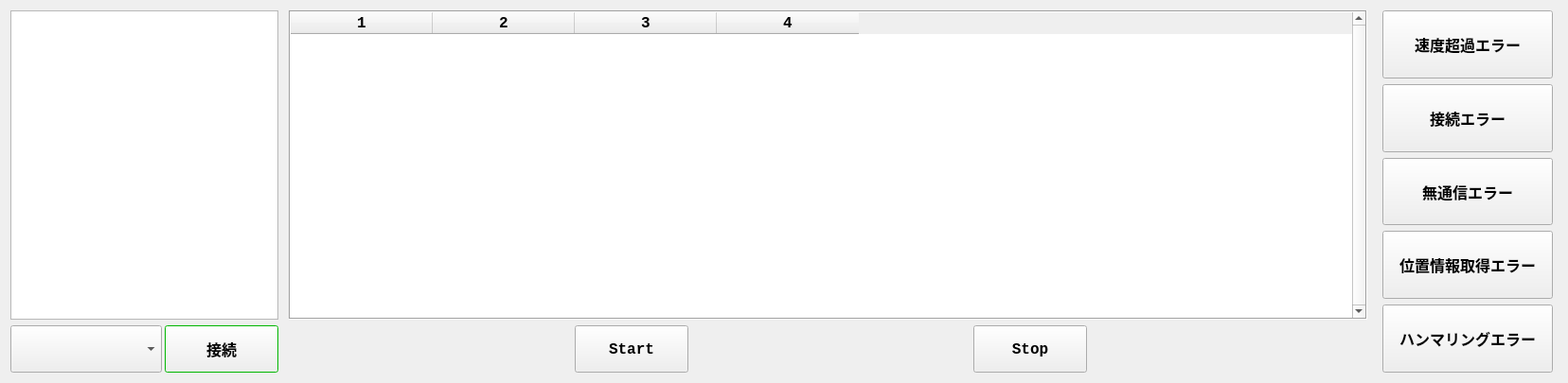
<?xml version="1.0" encoding="UTF-8"?>
<ui version="4.0">
 <class>BlueDocterReceiver</class>
 <widget class="QWidget" name="BlueDocterReceiver">
  <property name="geometry">
   <rect>
    <x>0</x>
    <y>0</y>
    <width>1656</width>
    <height>405</height>
   </rect>
  </property>
  <property name="sizePolicy">
   <sizepolicy hsizetype="Preferred" vsizetype="Preferred">
    <horstretch>0</horstretch>
    <verstretch>0</verstretch>
   </sizepolicy>
  </property>
  <property name="font">
   <font>
    <family>Consolas</family>
    <pointsize>12</pointsize>
    <weight>75</weight>
    <bold>true</bold>
   </font>
  </property>
  <property name="windowTitle">
   <string>Form</string>
  </property>
  <layout class="QHBoxLayout" name="horizontalLayout_5">
   <item>
    <layout class="QHBoxLayout" name="horizontalLayout">
     <item>
      <layout class="QVBoxLayout" name="verticalLayout">
       <item>
        <widget class="QTextBrowser" name="txtbrwsrMsg">
         <property name="sizePolicy">
          <sizepolicy hsizetype="Preferred" vsizetype="Expanding">
           <horstretch>0</horstretch>
           <verstretch>0</verstretch>
          </sizepolicy>
         </property>
         <property name="minimumSize">
          <size>
           <width>250</width>
           <height>0</height>
          </size>
         </property>
         <property name="maximumSize">
          <size>
           <width>300</width>
           <height>16777215</height>
          </size>
         </property>
         <property name="font">
          <font>
           <family>Consolas</family>
           <pointsize>9</pointsize>
           <weight>75</weight>
           <bold>true</bold>
          </font>
         </property>
        </widget>
       </item>
       <item>
        <layout class="QHBoxLayout" name="horizontalLayout_2">
         <property name="spacing">
          <number>3</number>
         </property>
         <item>
          <widget class="QComboBox" name="cmbbxCom">
           <property name="sizePolicy">
            <sizepolicy hsizetype="Expanding" vsizetype="Expanding">
             <horstretch>0</horstretch>
             <verstretch>0</verstretch>
            </sizepolicy>
           </property>
           <property name="minimumSize">
            <size>
             <width>160</width>
             <height>50</height>
            </size>
           </property>
           <property name="maximumSize">
            <size>
             <width>160</width>
             <height>50</height>
            </size>
           </property>
          </widget>
         </item>
         <item>
          <widget class="QPushButton" name="btnOpenClose">
           <property name="sizePolicy">
            <sizepolicy hsizetype="Expanding" vsizetype="Expanding">
             <horstretch>0</horstretch>
             <verstretch>0</verstretch>
            </sizepolicy>
           </property>
           <property name="minimumSize">
            <size>
             <width>0</width>
             <height>50</height>
            </size>
           </property>
           <property name="maximumSize">
            <size>
             <width>120</width>
             <height>50</height>
            </size>
           </property>
           <property name="palette">
            <palette>
             <active>
              <colorrole role="Base">
               <brush brushstyle="SolidPattern">
                <color alpha="255">
                 <red>255</red>
                 <green>255</green>
                 <blue>255</blue>
                </color>
               </brush>
              </colorrole>
              <colorrole role="Window">
               <brush brushstyle="SolidPattern">
                <color alpha="255">
                 <red>0</red>
                 <green>255</green>
                 <blue>0</blue>
                </color>
               </brush>
              </colorrole>
             </active>
             <inactive>
              <colorrole role="Base">
               <brush brushstyle="SolidPattern">
                <color alpha="255">
                 <red>255</red>
                 <green>255</green>
                 <blue>255</blue>
                </color>
               </brush>
              </colorrole>
              <colorrole role="Window">
               <brush brushstyle="SolidPattern">
                <color alpha="255">
                 <red>0</red>
                 <green>255</green>
                 <blue>0</blue>
                </color>
               </brush>
              </colorrole>
             </inactive>
             <disabled>
              <colorrole role="Base">
               <brush brushstyle="SolidPattern">
                <color alpha="255">
                 <red>0</red>
                 <green>255</green>
                 <blue>0</blue>
                </color>
               </brush>
              </colorrole>
              <colorrole role="Window">
               <brush brushstyle="SolidPattern">
                <color alpha="255">
                 <red>0</red>
                 <green>255</green>
                 <blue>0</blue>
                </color>
               </brush>
              </colorrole>
             </disabled>
            </palette>
           </property>
           <property name="text">
            <string>接続</string>
           </property>
          </widget>
         </item>
        </layout>
       </item>
      </layout>
     </item>
     <item>
      <layout class="QVBoxLayout" name="verticalLayout_2">
       <property name="leftMargin">
        <number>5</number>
       </property>
       <property name="topMargin">
        <number>0</number>
       </property>
       <property name="rightMargin">
        <number>5</number>
       </property>
       <item>
        <widget class="QTableWidget" name="tbl">
         <property name="sizePolicy">
          <sizepolicy hsizetype="Expanding" vsizetype="Expanding">
           <horstretch>0</horstretch>
           <verstretch>0</verstretch>
          </sizepolicy>
         </property>
         <property name="minimumSize">
          <size>
           <width>0</width>
           <height>157</height>
          </size>
         </property>
         <property name="maximumSize">
          <size>
           <width>16777215</width>
           <height>16777215</height>
          </size>
         </property>
         <property name="font">
          <font>
           <family>Consolas</family>
           <pointsize>12</pointsize>
           <weight>75</weight>
           <bold>true</bold>
          </font>
         </property>
         <property name="frameShape">
          <enum>QFrame::Box</enum>
         </property>
         <property name="verticalScrollBarPolicy">
          <enum>Qt::ScrollBarAlwaysOn</enum>
         </property>
         <property name="sizeAdjustPolicy">
          <enum>QAbstractScrollArea::AdjustToContents</enum>
         </property>
         <property name="alternatingRowColors">
          <bool>false</bool>
         </property>
         <property name="columnCount">
          <number>4</number>
         </property>
         <attribute name="horizontalHeaderMinimumSectionSize">
          <number>80</number>
         </attribute>
         <attribute name="horizontalHeaderDefaultSectionSize">
          <number>150</number>
         </attribute>
         <attribute name="verticalHeaderVisible">
          <bool>false</bool>
         </attribute>
         <column/>
         <column/>
         <column/>
         <column/>
        </widget>
       </item>
       <item>
        <layout class="QHBoxLayout" name="horizontalLayout_4">
         <item>
          <widget class="QFrame" name="frame">
           <property name="frameShape">
            <enum>QFrame::StyledPanel</enum>
           </property>
           <property name="frameShadow">
            <enum>QFrame::Raised</enum>
           </property>
          </widget>
         </item>
         <item>
          <spacer name="horizontalSpacer">
           <property name="orientation">
            <enum>Qt::Horizontal</enum>
           </property>
           <property name="sizeHint" stdset="0">
            <size>
             <width>40</width>
             <height>20</height>
            </size>
           </property>
          </spacer>
         </item>
         <item>
          <widget class="QPushButton" name="btnStart">
           <property name="sizePolicy">
            <sizepolicy hsizetype="Expanding" vsizetype="Expanding">
             <horstretch>0</horstretch>
             <verstretch>0</verstretch>
            </sizepolicy>
           </property>
           <property name="minimumSize">
            <size>
             <width>120</width>
             <height>30</height>
            </size>
           </property>
           <property name="maximumSize">
            <size>
             <width>120</width>
             <height>50</height>
            </size>
           </property>
           <property name="text">
            <string>Start</string>
           </property>
          </widget>
         </item>
         <item>
          <spacer name="horizontalSpacer_4">
           <property name="orientation">
            <enum>Qt::Horizontal</enum>
           </property>
           <property name="sizeHint" stdset="0">
            <size>
             <width>40</width>
             <height>20</height>
            </size>
           </property>
          </spacer>
         </item>
         <item>
          <widget class="QPushButton" name="btnStop">
           <property name="sizePolicy">
            <sizepolicy hsizetype="Expanding" vsizetype="Expanding">
             <horstretch>0</horstretch>
             <verstretch>0</verstretch>
            </sizepolicy>
           </property>
           <property name="minimumSize">
            <size>
             <width>120</width>
             <height>30</height>
            </size>
           </property>
           <property name="maximumSize">
            <size>
             <width>120</width>
             <height>50</height>
            </size>
           </property>
           <property name="text">
            <string>Stop</string>
           </property>
          </widget>
         </item>
         <item>
          <spacer name="horizontalSpacer_2">
           <property name="orientation">
            <enum>Qt::Horizontal</enum>
           </property>
           <property name="sizeHint" stdset="0">
            <size>
             <width>40</width>
             <height>20</height>
            </size>
           </property>
          </spacer>
         </item>
        </layout>
       </item>
      </layout>
     </item>
     <item>
      <layout class="QVBoxLayout" name="verticalLayout_3" stretch="0,0,0,0,0">
       <property name="sizeConstraint">
        <enum>QLayout::SetDefaultConstraint</enum>
       </property>
       <property name="leftMargin">
        <number>5</number>
       </property>
       <property name="rightMargin">
        <number>5</number>
       </property>
       <item>
        <widget class="QPushButton" name="SpeedErrorBtn">
         <property name="sizePolicy">
          <sizepolicy hsizetype="Expanding" vsizetype="Expanding">
           <horstretch>0</horstretch>
           <verstretch>0</verstretch>
          </sizepolicy>
         </property>
         <property name="minimumSize">
          <size>
           <width>180</width>
           <height>30</height>
          </size>
         </property>
         <property name="maximumSize">
          <size>
           <width>180</width>
           <height>16777215</height>
          </size>
         </property>
         <property name="text">
          <string>速度超過エラー</string>
         </property>
        </widget>
       </item>
       <item>
        <widget class="QPushButton" name="ConnectErrorBtn">
         <property name="sizePolicy">
          <sizepolicy hsizetype="Expanding" vsizetype="Expanding">
           <horstretch>0</horstretch>
           <verstretch>0</verstretch>
          </sizepolicy>
         </property>
         <property name="minimumSize">
          <size>
           <width>180</width>
           <height>30</height>
          </size>
         </property>
         <property name="maximumSize">
          <size>
           <width>180</width>
           <height>16777215</height>
          </size>
         </property>
         <property name="font">
          <font>
           <family>Consolas</family>
           <pointsize>12</pointsize>
           <weight>75</weight>
           <bold>true</bold>
          </font>
         </property>
         <property name="text">
          <string>接続エラー</string>
         </property>
        </widget>
       </item>
       <item>
        <widget class="QPushButton" name="SigErrorBtn">
         <property name="sizePolicy">
          <sizepolicy hsizetype="Expanding" vsizetype="Expanding">
           <horstretch>0</horstretch>
           <verstretch>0</verstretch>
          </sizepolicy>
         </property>
         <property name="minimumSize">
          <size>
           <width>180</width>
           <height>30</height>
          </size>
         </property>
         <property name="maximumSize">
          <size>
           <width>180</width>
           <height>16777215</height>
          </size>
         </property>
         <property name="text">
          <string>無通信エラー</string>
         </property>
        </widget>
       </item>
       <item>
        <widget class="QPushButton" name="LostErrorBtn">
         <property name="sizePolicy">
          <sizepolicy hsizetype="Expanding" vsizetype="Expanding">
           <horstretch>0</horstretch>
           <verstretch>0</verstretch>
          </sizepolicy>
         </property>
         <property name="minimumSize">
          <size>
           <width>180</width>
           <height>30</height>
          </size>
         </property>
         <property name="maximumSize">
          <size>
           <width>180</width>
           <height>16777215</height>
          </size>
         </property>
         <property name="text">
          <string>位置情報取得エラー</string>
         </property>
        </widget>
       </item>
       <item>
        <widget class="QPushButton" name="HammeringErrorBtn">
         <property name="sizePolicy">
          <sizepolicy hsizetype="Expanding" vsizetype="Expanding">
           <horstretch>0</horstretch>
           <verstretch>0</verstretch>
          </sizepolicy>
         </property>
         <property name="minimumSize">
          <size>
           <width>180</width>
           <height>30</height>
          </size>
         </property>
         <property name="maximumSize">
          <size>
           <width>180</width>
           <height>16777215</height>
          </size>
         </property>
         <property name="text">
          <string>ハンマリングエラー</string>
         </property>
        </widget>
       </item>
      </layout>
     </item>
    </layout>
   </item>
  </layout>
 </widget>
 <resources/>
 <connections/>
</ui>
